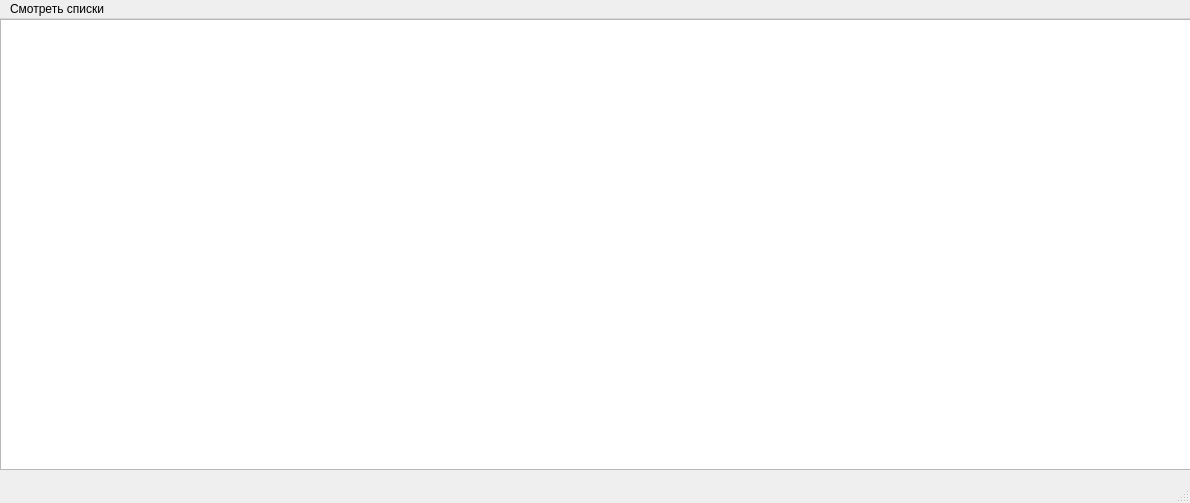
<?xml version="1.0" encoding="UTF-8"?>
<ui version="4.0">
 <class>MainWindow</class>
 <widget class="QMainWindow" name="MainWindow">
  <property name="geometry">
   <rect>
    <x>0</x>
    <y>0</y>
    <width>1190</width>
    <height>503</height>
   </rect>
  </property>
  <property name="windowTitle">
   <string>Справочник</string>
  </property>
  <widget class="QWidget" name="centralwidget">
   <widget class="QTableWidget" name="tableWidget">
    <property name="geometry">
     <rect>
      <x>0</x>
      <y>0</y>
      <width>1191</width>
      <height>451</height>
     </rect>
    </property>
   </widget>
  </widget>
  <widget class="QMenuBar" name="menubar">
   <property name="geometry">
    <rect>
     <x>0</x>
     <y>0</y>
     <width>1190</width>
     <height>24</height>
    </rect>
   </property>
   <widget class="QMenu" name="menu">
    <property name="title">
     <string>Смотреть списки</string>
    </property>
    <addaction name="action_3"/>
    <addaction name="action_4"/>
    <addaction name="action_5"/>
   </widget>
   <addaction name="menu"/>
  </widget>
  <widget class="QStatusBar" name="statusbar"/>
  <action name="action_2">
   <property name="text">
    <string>Смотреть список</string>
   </property>
  </action>
  <action name="action_3">
   <property name="text">
    <string>Кварталы</string>
   </property>
  </action>
  <action name="action_4">
   <property name="text">
    <string>Контракты</string>
   </property>
  </action>
  <action name="action_5">
   <property name="text">
    <string>Критерии</string>
   </property>
  </action>
 </widget>
 <resources/>
 <connections/>
</ui>
